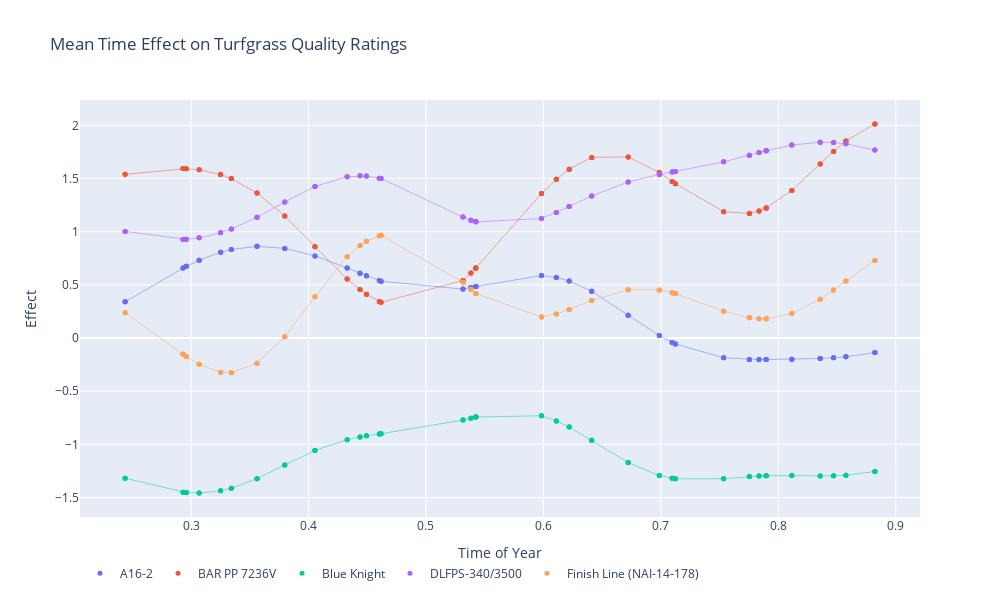

This figure's notebook cell:
### Code cell
import plotly.graph_objects as go
import plotly.io as pio
import random

### SELECT WHICH ENTRIES TO PLOT

entries = [10,20,30,40,50]
random_entries = False

###

colors = pio.templates["plotly"].layout.colorway

if random_entries:
    entries = [i for i in range(stan_data_time["num_entries"])]
    random.shuffle(rand_entries)
    entries = entries[:len(colors)]

fig = go.Figure()

for idx, i in enumerate(entries):
    x = list(df[df["ENTRY_NAME_CODE"] == i]['TIME_OF_YEAR'])
    sorted_indices = sorted(range(len(x)), key=lambda k: x[k])
    x_sorted = [list(df[df["ENTRY_NAME_CODE"] == i]['TIME_OF_YEAR'])[ind] for ind in sorted_indices]
    y_sorted = [fit.time_effect[:,i].mean(axis=0)[ind] for ind in sorted_indices]    
    entry_name = list(df[df["ENTRY_NAME_CODE"] == i]['ENTRY_NAME'])[0]
    fig.add_trace(go.Scatter(x=x_sorted, y=y_sorted, mode='markers', marker=dict(size=5, color=colors[idx]),
                             name=entry_name, legendgroup=entry_name))
    fig.add_trace(go.Scatter(x=x_sorted, y=y_sorted, mode='lines', line=dict(width=0.5, color=colors[idx]),
                             name=entry_name, showlegend=False, legendgroup=entry_name))
fig.update_layout(title='Mean Time Effect on Turfgrass Quality Ratings',
                  xaxis_title='Time of Year',
                  yaxis_title='Effect',
                  width=1000,  # Set the width of the figure in pixels
                  height=600,  # Set the height of the figure in pixels
                  legend=dict(orientation="h", tracegroupgap=10))
fig.show()
